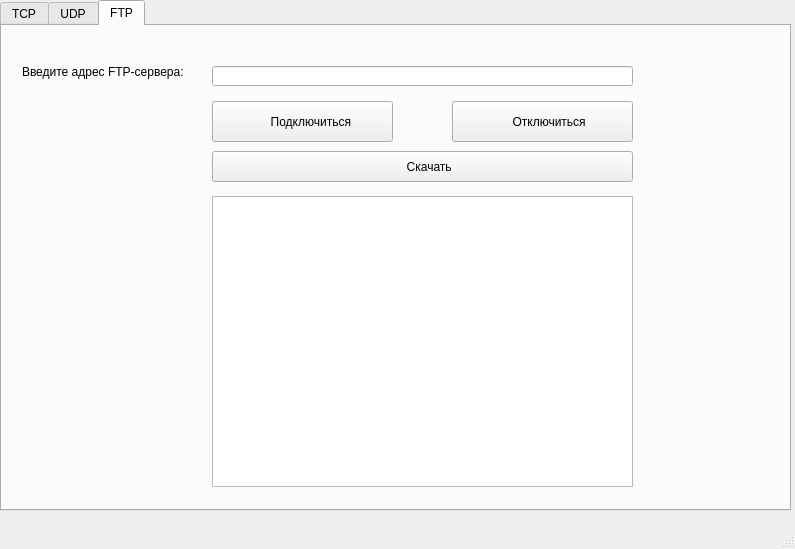
<?xml version="1.0" encoding="UTF-8"?>
<ui version="4.0">
 <class>MainWindow</class>
 <widget class="QMainWindow" name="MainWindow">
  <property name="geometry">
   <rect>
    <x>0</x>
    <y>0</y>
    <width>795</width>
    <height>549</height>
   </rect>
  </property>
  <property name="sizePolicy">
   <sizepolicy hsizetype="Fixed" vsizetype="Fixed">
    <horstretch>0</horstretch>
    <verstretch>0</verstretch>
   </sizepolicy>
  </property>
  <property name="windowTitle">
   <string>CASCAD Network Tools </string>
  </property>
  <property name="windowIcon">
   <iconset theme="QIcon::ThemeIcon::NetworkWireless"/>
  </property>
  <widget class="QWidget" name="centralwidget">
   <widget class="QTabWidget" name="tabWidget">
    <property name="geometry">
     <rect>
      <x>0</x>
      <y>0</y>
      <width>791</width>
      <height>511</height>
     </rect>
    </property>
    <property name="currentIndex">
     <number>2</number>
    </property>
    <widget class="QWidget" name="tcp">
     <attribute name="title">
      <string>TCP</string>
     </attribute>
     <widget class="QLabel" name="label_4">
      <property name="geometry">
       <rect>
        <x>10</x>
        <y>30</y>
        <width>201</width>
        <height>20</height>
       </rect>
      </property>
      <property name="text">
       <string>Введите адрес TCP-сервера:</string>
      </property>
     </widget>
     <widget class="QLineEdit" name="lineEdit_3">
      <property name="geometry">
       <rect>
        <x>200</x>
        <y>30</y>
        <width>471</width>
        <height>20</height>
       </rect>
      </property>
     </widget>
     <widget class="QPushButton" name="pushButton_5">
      <property name="geometry">
       <rect>
        <x>200</x>
        <y>60</y>
        <width>471</width>
        <height>26</height>
       </rect>
      </property>
      <property name="text">
       <string>Отправить запрос</string>
      </property>
     </widget>
     <widget class="QListWidget" name="listWidget_2">
      <property name="geometry">
       <rect>
        <x>200</x>
        <y>120</y>
        <width>471</width>
        <height>301</height>
       </rect>
      </property>
     </widget>
     <widget class="QLabel" name="label_5">
      <property name="geometry">
       <rect>
        <x>200</x>
        <y>90</y>
        <width>111</width>
        <height>20</height>
       </rect>
      </property>
      <property name="text">
       <string>Результат:</string>
      </property>
     </widget>
    </widget>
    <widget class="QWidget" name="udp">
     <attribute name="title">
      <string>UDP</string>
     </attribute>
     <widget class="QLabel" name="label_2">
      <property name="geometry">
       <rect>
        <x>10</x>
        <y>30</y>
        <width>221</width>
        <height>18</height>
       </rect>
      </property>
      <property name="text">
       <string>Введите адрес UDP сервера:</string>
      </property>
     </widget>
     <widget class="QLineEdit" name="lineEdit_2">
      <property name="geometry">
       <rect>
        <x>200</x>
        <y>30</y>
        <width>471</width>
        <height>20</height>
       </rect>
      </property>
     </widget>
     <widget class="QPushButton" name="pushButton_4">
      <property name="geometry">
       <rect>
        <x>200</x>
        <y>60</y>
        <width>471</width>
        <height>26</height>
       </rect>
      </property>
      <property name="text">
       <string>Отправить запрос</string>
      </property>
     </widget>
     <widget class="QListWidget" name="listWidget">
      <property name="geometry">
       <rect>
        <x>200</x>
        <y>120</y>
        <width>471</width>
        <height>301</height>
       </rect>
      </property>
     </widget>
     <widget class="QLabel" name="label_3">
      <property name="geometry">
       <rect>
        <x>200</x>
        <y>90</y>
        <width>131</width>
        <height>20</height>
       </rect>
      </property>
      <property name="text">
       <string>Результат:</string>
      </property>
     </widget>
    </widget>
    <widget class="QWidget" name="ftp">
     <attribute name="title">
      <string>FTP</string>
     </attribute>
     <widget class="QLineEdit" name="lineEdit">
      <property name="geometry">
       <rect>
        <x>210</x>
        <y>40</y>
        <width>421</width>
        <height>20</height>
       </rect>
      </property>
     </widget>
     <widget class="QLabel" name="label">
      <property name="geometry">
       <rect>
        <x>20</x>
        <y>30</y>
        <width>191</width>
        <height>31</height>
       </rect>
      </property>
      <property name="text">
       <string>Введите адрес FTP-сервера:</string>
      </property>
     </widget>
     <widget class="QPushButton" name="pushButton">
      <property name="geometry">
       <rect>
        <x>210</x>
        <y>75</y>
        <width>181</width>
        <height>41</height>
       </rect>
      </property>
      <property name="text">
       <string>     Подключиться</string>
      </property>
      <property name="icon">
       <iconset theme="QIcon::ThemeIcon::NetworkWired"/>
      </property>
     </widget>
     <widget class="QPushButton" name="pushButton_2">
      <property name="geometry">
       <rect>
        <x>210</x>
        <y>125</y>
        <width>421</width>
        <height>31</height>
       </rect>
      </property>
      <property name="text">
       <string>    Скачать</string>
      </property>
      <property name="icon">
       <iconset theme="QIcon::ThemeIcon::GoDown"/>
      </property>
     </widget>
     <widget class="QPushButton" name="pushButton_3">
      <property name="geometry">
       <rect>
        <x>450</x>
        <y>75</y>
        <width>181</width>
        <height>41</height>
       </rect>
      </property>
      <property name="text">
       <string>    Отключиться</string>
      </property>
      <property name="icon">
       <iconset theme="QIcon::ThemeIcon::EditDelete"/>
      </property>
     </widget>
     <widget class="QTreeView" name="treeView">
      <property name="geometry">
       <rect>
        <x>210</x>
        <y>170</y>
        <width>421</width>
        <height>291</height>
       </rect>
      </property>
     </widget>
    </widget>
   </widget>
  </widget>
  <widget class="QMenuBar" name="menubar">
   <property name="geometry">
    <rect>
     <x>0</x>
     <y>0</y>
     <width>795</width>
     <height>23</height>
    </rect>
   </property>
  </widget>
  <widget class="QStatusBar" name="statusbar"/>
 </widget>
 <resources/>
 <connections/>
</ui>
